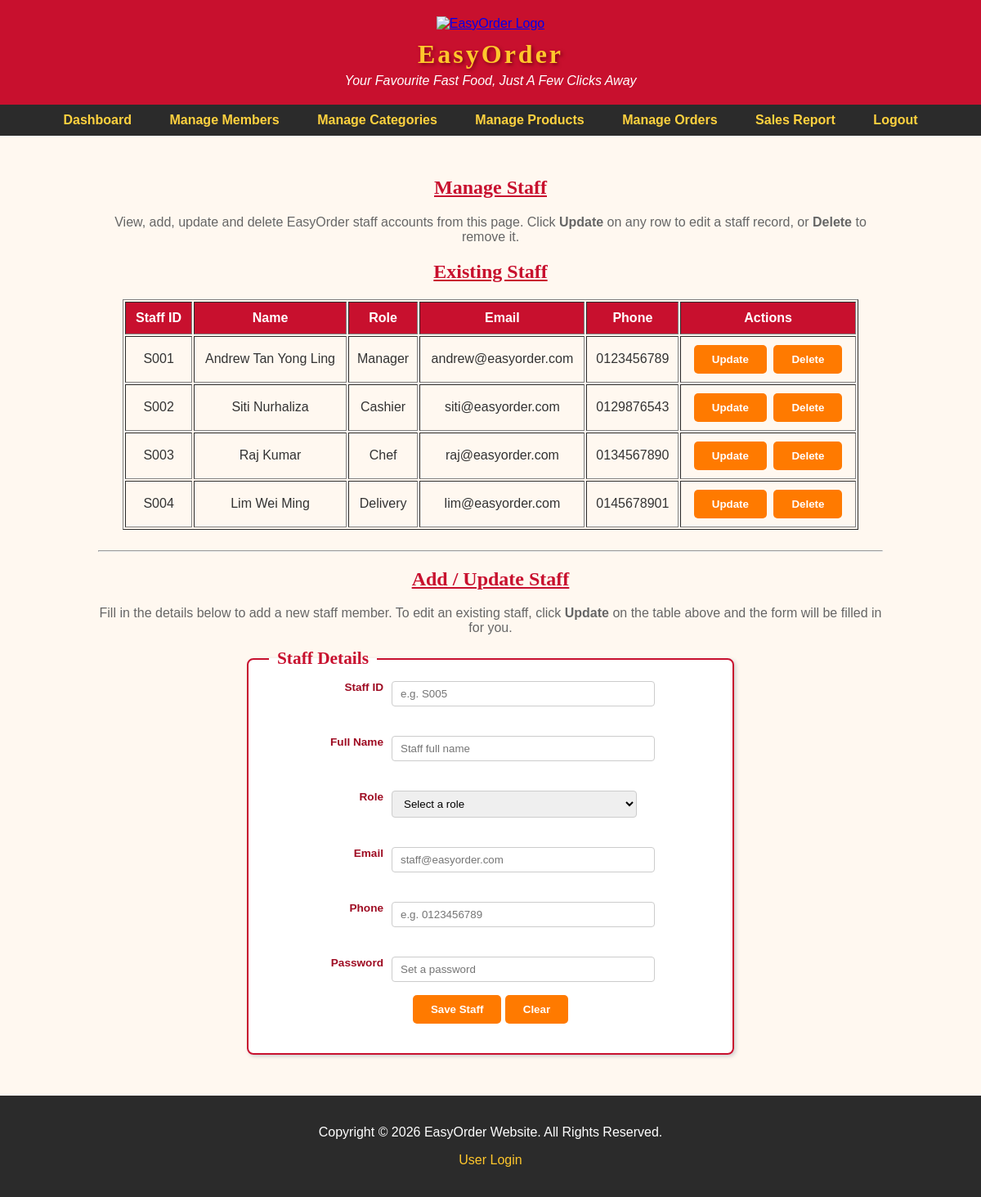
Screenshot of /admin_staff.php (signed in) with the database file from the repository.
### tables this page shows
CREATE TABLE `staff` (
  `staff_id` char(5) NOT NULL,
  `staff_name` varchar(100) NOT NULL,
  `staff_role` varchar(20) NOT NULL,
  `staff_email` varchar(100) NOT NULL,
  `staff_phone` varchar(15) NOT NULL,
  `staff_password` varchar(50) NOT NULL,
  `staff_isDelete` int(1) NOT NULL DEFAULT 0
);

### admin_staff.php (the view, shortened to what this page needs)
<?php
include("dataconnection.php");
?>
<!DOCTYPE html>
<html>
<head>
<link rel="stylesheet" href="style.css">
<link rel="stylesheet" href="admin_style.css">
</head>
<body>
<div id="header">
<a href="index.html"><img src="image/logo.png" width="80px" height="80px" alt="EasyOrder Logo" title="EasyOrder Home"></a>
<h1>EasyOrder</h1>
<p>Your Favourite Fast Food, Just A Few Clicks Away</p>
</div>
<div id="admin-navbar">
<a href="admin_dashboard.php">Dashboard</a>
<a href="admin_member.php">Manage Members</a>
<a href="admin_category.php">Manage Categories</a>
<a href="admin_product.php">Manage Products</a>
<a href="admin_order.php">Manage Orders</a>
<a href="admin_report.php">Sales Report</a>
<a href="logout.php" onclick="return confirm('Are you sure you want to logout?')">Logout</a>
</div>
<div id="main">
<h2 class="section-title">Manage Staff</h2>
<p class="intro">View, add, update and delete EasyOrder staff accounts from this page. Click <b>Update</b> on any row to edit a staff record, or <b>Delete</b> to remove it.</p>
<h2 class="section-title">Existing Staff</h2>
<table class="manage-table" border="1">
<tr>
<th>Staff ID</th>
<th>Name</th>
<th>Role</th>
<th>Email</th>
<th>Phone</th>
<th>Actions</th>
</tr>
<?php
$result = mysqli_query($connect,"SELECT * FROM staff WHERE staff_isDelete=0");
while($row = mysqli_fetch_assoc($result))
{
?>
<tr>
<td><?php echo $row['staff_id']; ?></td>
<td><?php echo $row['staff_name']; ?></td>
<td><?php echo $row['staff_role']; ?></td>
<td><?php echo $row['staff_email']; ?></td>
<td><?php echo $row['staff_phone']; ?></td>
<td>
<input type="button" class="update-btn" value="Update" onclick="location='admin_staff.php?edit&id=<?php echo $row['staff_id']; ?>'">
<input type="button" class="delete-btn" value="Delete" onclick="if(confirmation()==true){location='admin_staff.php?del=1&id=<?php echo $row['staff_id']; ?>'}">
</td>
</tr>
<?php
}
?>
</table>
<hr>
<?php
$sid="";
$sname="";
$semail="";
$sphone="";
$spassword="";
$form_title="Staff Details";
$btn_label="Save Staff";
?>
<h2 class="section-title">Add / Update Staff</h2>
<p class="intro">Fill in the details below to add a new staff member. To edit an existing staff, click <b>Update</b> on the table above and the form will be filled in for you.</p>
<div class="manage-form-box">
<form name="stafffrm" method="post" action="" onsubmit="return save_staff()">
<fieldset>
<legend id="form_title"><?php echo $form_title; ?></legend>
<label>Staff ID</label>
<input type="text" name="staff_id" value="<?php echo $sid; ?>" <?php if(isset($_GET["edit"])) echo "disabled"; ?> placeholder="e.g. S005">
<br><span class="error" id="err_id"></span>
<br><br><label>Full Name</label>
<input type="text" name="staff_name" value="<?php echo $sname; ?>" placeholder="Staff full name">
<br><span class="error" id="err_name"></span>
<br><br><label>Role</label>
<select name="staff_role">
<option value="0">Select a role</option>
</select>
<br><span class="error" id="err_role"></span>
<br><br><label>Email</label>
<input type="email" name="staff_email" value="<?php echo $semail; ?>" placeholder="staff@easyorder.com">
<br><span class="error" id="err_email"></span>
<br><br><label>Phone</label>
<input type="text" name="staff_phone" value="<?php echo $sphone; ?>" placeholder="e.g. 0123456789">
<br><span class="error" id="err_phone"></span>
<br><br><label>Password</label>
<input type="password" name="staff_password" value="<?php echo $spassword; ?>" placeholder="Set a password">
<br><span class="error" id="err_password"></span>
<p style="text-align:center;">
<input type="submit" class="save-btn" id="savebtn" name="savebtn" value="<?php echo $btn_label; ?>">
<input type="button" class="save-btn" name="clearbtn" value="Clear" onclick="clear_form(this.form)">
</p>
</fieldset>
</form>
</div>
</div>
<footer>
<p>Copyright &copy; 2026 EasyOrder Website. All Rights Reserved.</p>
<p><a href="login.php">User Login</a></p>
</footer>
</body>
</html>

### style.css (style rules this page uses)
* { font-family:Arial; }
body { background-color:#FFF8F0; color:#333333; margin:0px; }
#header { background-color:#C8102E; color:#FFFFFF; text-align:center; padding:20px 10px 20px 10px; }
#header h1 { color:#FFC72C; font-family:"Arial Black"; letter-spacing:3px; text-shadow:2px 2px 4px #7A0014; margin:10px 0px 5px 0px; }
#header p { color:#FFFFFF; font-style:italic; margin:0px; }
#main { width:960px; margin:auto; padding:10px 0px 20px 0px; }
.section-title { color:#C8102E; text-align:center; font-family:"Arial Narrow"; text-decoration:underline; }
input[type="text"],input[type="password"],input[type="email"],input[type="number"],input[type="date"],textarea { border:1px solid #CCCCCC; border-radius:4px; padding:8px 10px 8px 10px; }
input[type="submit"],input[type="button"],input[type="reset"] { background-color:#FF7A00; color:#FFFFFF; font-weight:bold; border:0px; border-radius:5px; padding:10px 22px 10px 22px; cursor:pointer; }
th { background-color:#C8102E; color:#FFFFFF; padding:10px; }
td { padding:8px; }
footer { background-color:#2B2B2B; color:#FFFFFF; text-align:center; padding:20px 10px 20px 10px; margin-top:30px; }
footer a { color:#FFC72C; text-decoration:none; }
.intro { text-align:center; color:#666666; }

### admin_style.css (style rules this page uses)
#admin-navbar { background-color:#2B2B2B; text-align:center; padding:10px; margin-bottom:20px; }
#admin-navbar a { color:#FFD23F; font-weight:bold; font-family:Arial; text-decoration:none; padding:12px 18px 12px 18px; margin:0px 3px 0px 3px; }
.manage-table { width:900px; margin:auto; margin-bottom:25px; }
.manage-table th { background-color:#C8102E; color:#FFFFFF; padding:10px; }
.manage-table td { padding:8px; text-align:center; }
.update-btn { background-color:#FFC72C; color:#9E0B22; font-weight:bold; border:0px; border-radius:4px; padding:5px 12px 5px 12px; margin:2px; }
.delete-btn { background-color:#C8102E; color:#FFFFFF; font-weight:bold; border:0px; border-radius:4px; padding:5px 12px 5px 12px; margin:2px; }
.manage-form-box { width:600px; margin:auto; }
.manage-form-box fieldset { background-color:#FFFFFF; border:2px solid #C8102E; border-radius:8px; box-shadow:2px 2px 5px #CCCCCC; padding:15px 25px 20px 25px; }
.manage-form-box legend { color:#C8102E; font-family:"Arial Narrow"; font-weight:bold; font-size:16pt; padding:0px 10px 0px 10px; }
.manage-form-box label { float:left; width:140px; text-align:right; color:#9E0B22; font-weight:bold; font-size:0.85em; margin-right:10px; }
.manage-form-box input[type="text"],.manage-form-box input[type="email"],.manage-form-box input[type="password"],.manage-form-box input[type="date"],.manage-form-box input[type="number"],.manage-form-box select { width:300px; border:1px solid #CCCCCC; border-radius:4px; padding:7px 10px 7px 10px; }
.save-btn { background-color:#C8102E; color:#FFFFFF; font-weight:bold; border:0px; border-radius:5px; padding:10px 20px 10px 20px; }

### rows the page displays
staff: staff_id "S001", staff_name "Andrew Tan Yong Ling", staff_role "Manager", staff_email "andrew@easyorder.com", staff_phone "0123456789"
staff: staff_id "S002", staff_name "Siti Nurhaliza", staff_role "Cashier", staff_email "siti@easyorder.com", staff_phone "0129876543"
staff: staff_id "S003", staff_name "Raj Kumar", staff_role "Chef", staff_email "raj@easyorder.com", staff_phone "0134567890"
staff: staff_id "S004", staff_name "Lim Wei Ming", staff_role "Delivery", staff_email "lim@easyorder.com", staff_phone "0145678901"

### other values shown
$form_title "Staff Details"
